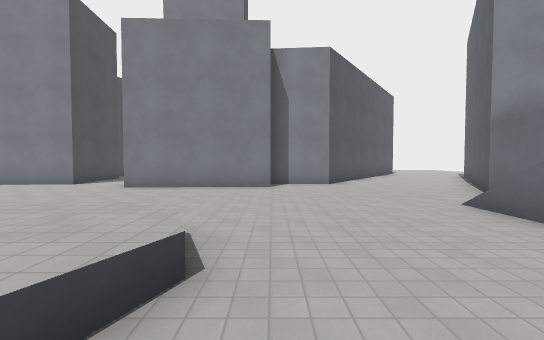
view 1 (above)

24 first-person views from a walk through a 3-D level made in the Godot game engine. The camera is 1.5 m above the floor, tilts 2° down and sees 90° across. The floor is counted in squares, 1.82 m on a side. Each view is taken from the middle of a square. On the plan, view 1 faces up. The plan holds only what a view shows up to about 10 squares ahead; the rest is blank. The place goes on beyond the plan. Surface patterns are stand-ins for the level's own textures.

view 2
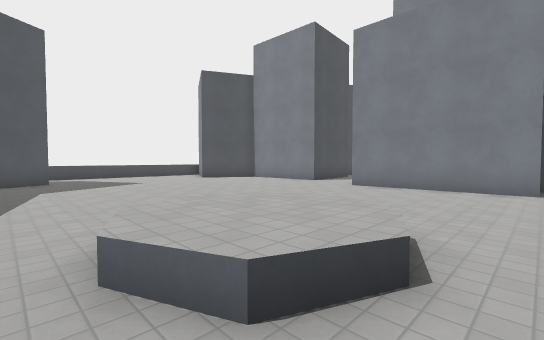

view 3
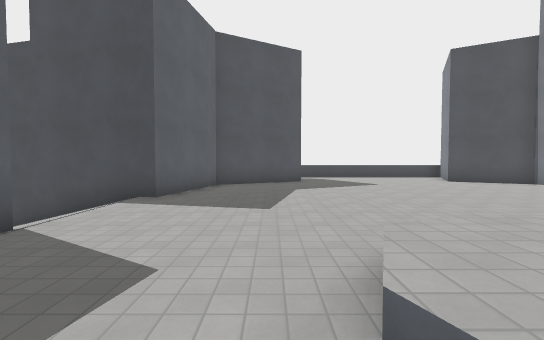

view 4
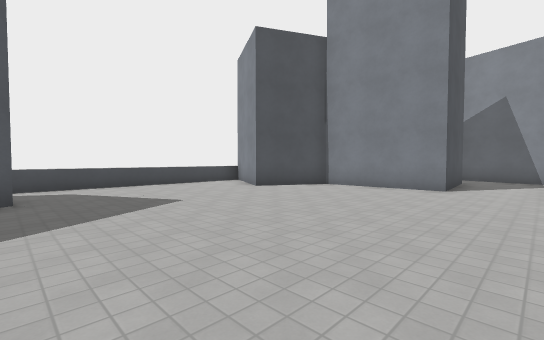

view 5
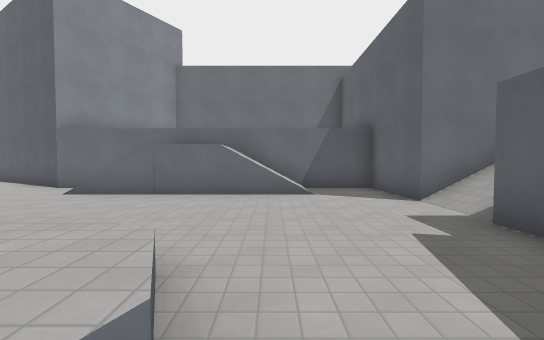

view 6
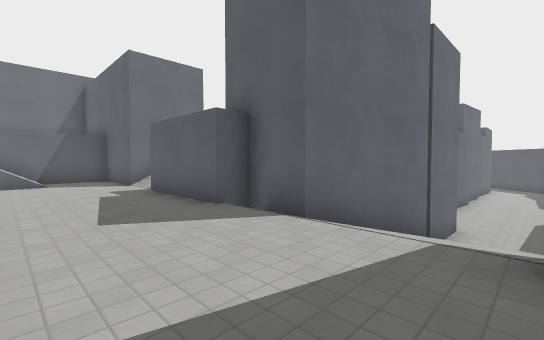

view 7
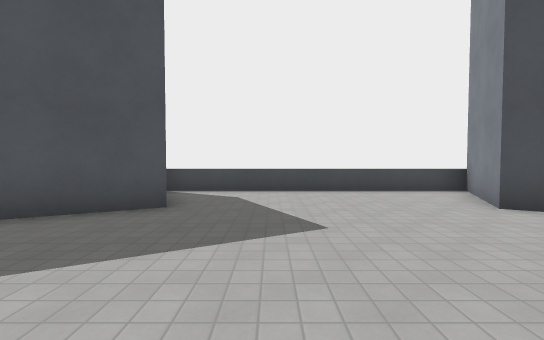

view 8
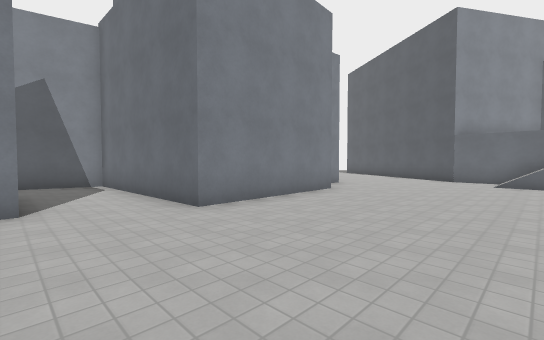

view 9
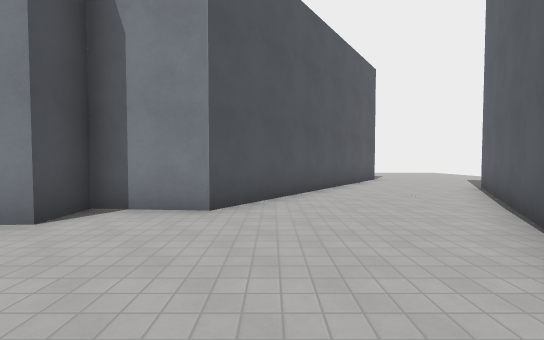

view 10
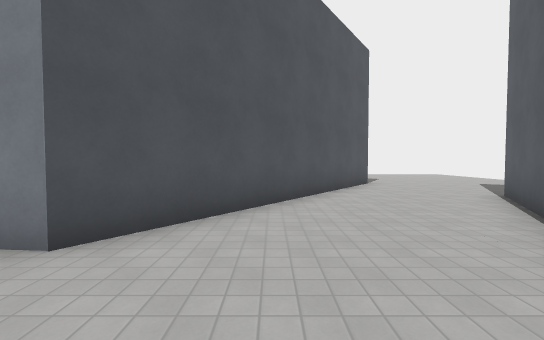

view 11
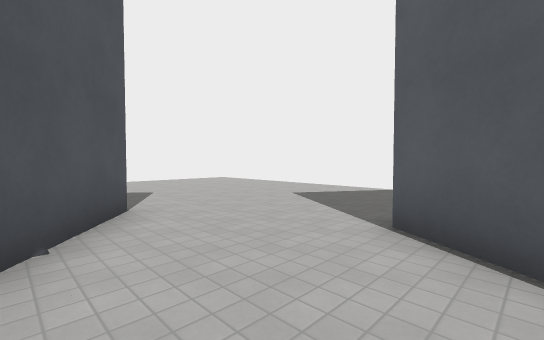

view 12
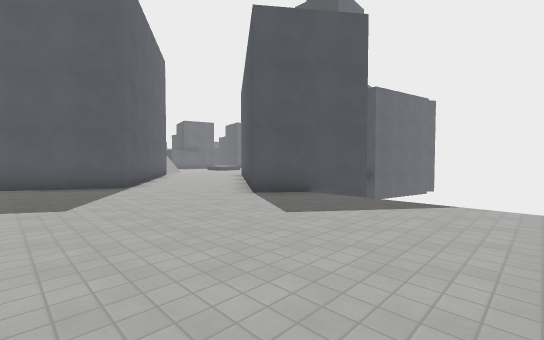

view 13
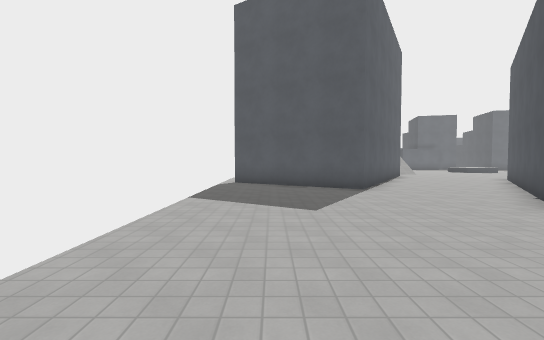

view 14
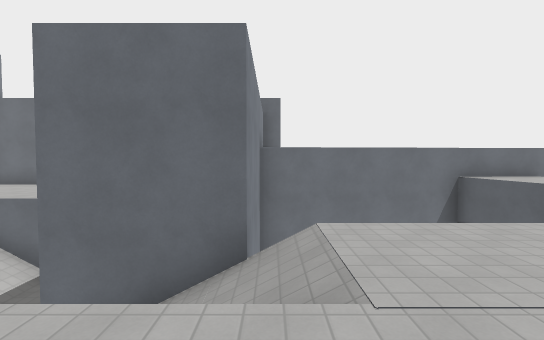

view 15
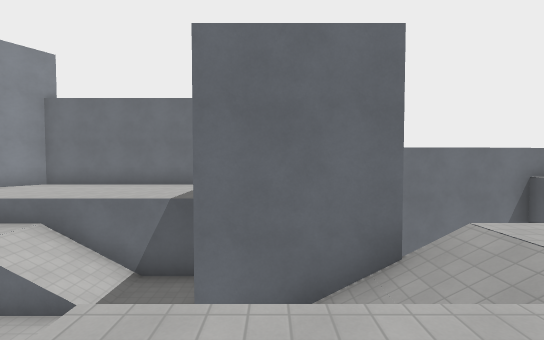

view 16
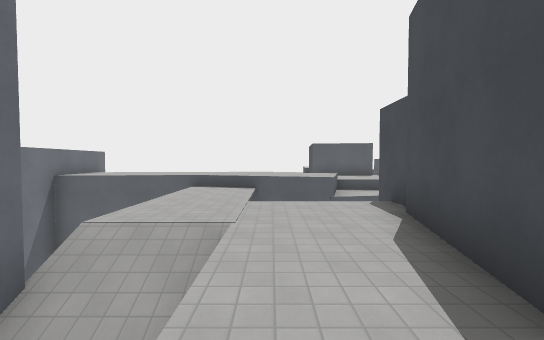

view 17
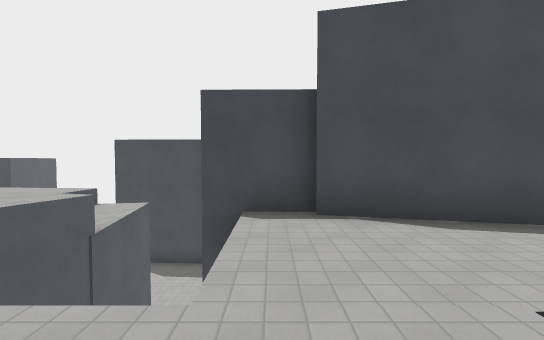

view 18
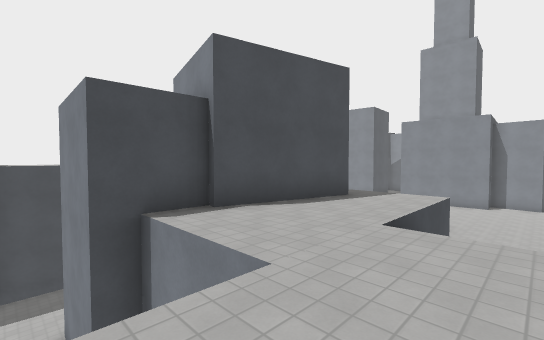

view 19
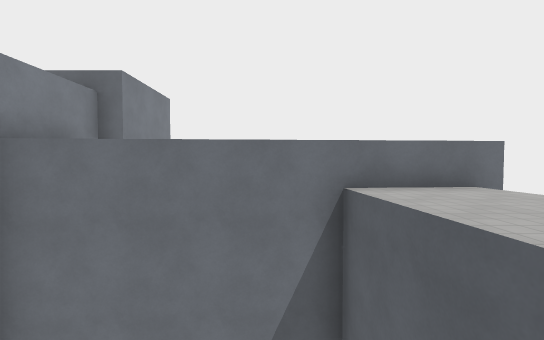

view 20
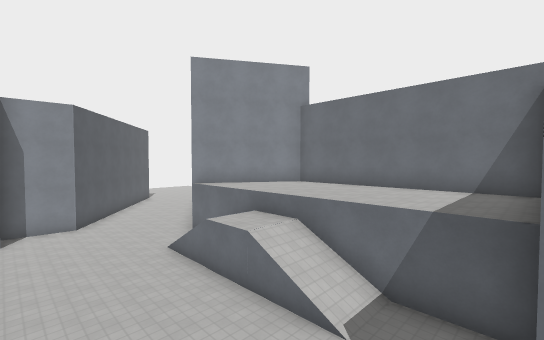

view 21
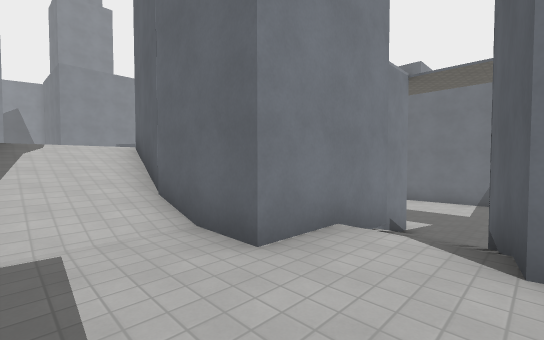

view 22
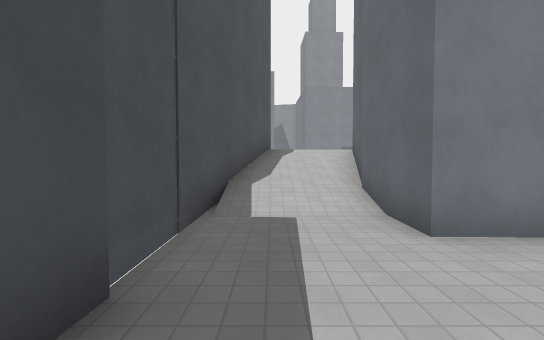

view 23
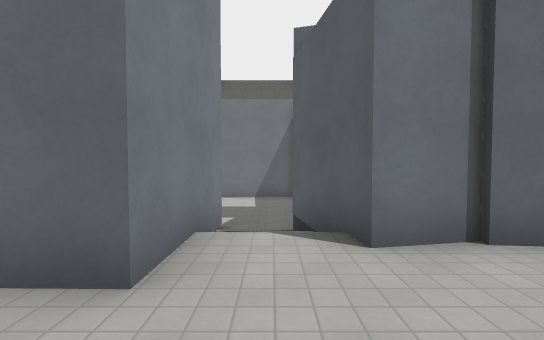

view 24
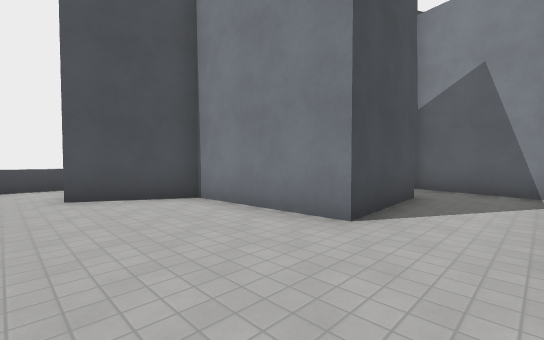

### Floor plan
Key: @ floor where view 1 was taken; # wall or solid block; . main floor; : floor 2.25 m higher than the main floor; - floor 2.25 m lower than the main floor; + floor 3.25 m higher than the main floor; _ floor 4 m lower than the main floor; / step, stairs or slope; ^ raised ledge; v drop or lower ground.
Columns run from 15 left of view 1 to 13 right of it. Each row starts with its distance up from view 1.
 22                       ......
 21                       ......
 20                       .......
 19                       .......
 18                      #.......
 17                      ##......
 16                      ##......
 15        ####         ##.......
 14         ..##       ##........
 13         ...#       #.....#...
 12         #..#      ##....###..
 11         #..#     ##....## ###
 10     #####..#   ###.....#
  9     #......#####......##
  8  ####................##
  7 ^..#.................#
  6 ^.................../#
  5 ^..................//#
  4 ^..................//#
  3 ^.......... ^^^....//^^^^
  2 ^.......... ^^^....::^^^^
  1 ^..#........^^^....//^^^^
  0  ###...........@...//#
 -1    ##..............//#
 -2     ###..............#
 -3       ##/...//////####
 -4        #///###++//#
 -5        #///###++//#
 -6        #//## #++//vvv##
 -7        #//####++++   v#
 -8        #--###+++++vv v#
 -9        #--###////+vvvv#
-10        #----////_/vvvv#
-11        #---###  _/vvv^#
-12         ---#     #^^^^#

Positions as (right, up) in squares from view 1, and headings:
1: (0, 0), facing up
2: (0, 0), facing up-left
3: (-1, 0), facing left
4: (-5, 1), facing up-left
5: (-3, 0), facing right
6: (-7, 0), facing down-right
7: (-7, 3), facing left
8: (-7, 4), facing up-right
9: (3, 5), facing up
10: (4, 7), facing up
11: (6, 12), facing up-right
12: (12, 22), facing down-left
13: (12, 21), facing down
14: (-1, -6), facing right
15: (-1, -4), facing right
16: (0, -3), facing down
17: (2, -8), facing left
18: (2, -10), facing up-left
19: (2, -10), facing right
20: (0, -3), facing up-right
21: (-7, -11), facing up-right
22: (-7, -12), facing up
23: (-7, -10), facing right
24: (-5, 6), facing up-left
